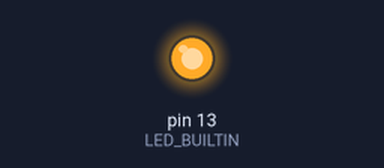
Bench run of a sketch on a simulated Arduino Uno, built with avr-gcc and run on an emulated ATmega328P. On the bench: output pins drawn as LEDs (lit = HIGH).

Above: at 1.8 s.
At 7.8 s:
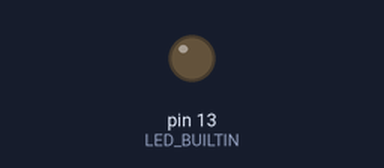
Timing chart, 0 to 11.1 s (numbered marks = the images above):
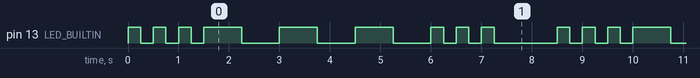

The sketch:

Lab1.ino
```cpp
/*void setup() { //Part 1a
  // put your setup code here, to run once:
  pinMode(LED_BUILTIN, OUTPUT);
}
void loop() {
  // put your main code here, to run repeatedly:
  digitalWrite(LED_BUILTIN, HIGH);
  delay(1000);
  digitalWrite(LED_BUILTIN, LOW);
  delay(1000);
}*/


void setup() { //Part 1b
  // put your setup code here, to run once:
  pinMode(LED_BUILTIN, OUTPUT);
}
void loop() {
  // put your main code here, to run repeatedly:
  for(int i=0; i<3; i++){
    digitalWrite(LED_BUILTIN, HIGH);
    delay(250);
    digitalWrite(LED_BUILTIN, LOW);
    delay(250);
  }

  for(int i=0; i<3; i++){
    digitalWrite(LED_BUILTIN, HIGH);
    delay(750);
    digitalWrite(LED_BUILTIN, LOW);
    delay(750);
  }

  for(int i=0; i<3; i++){
    digitalWrite(LED_BUILTIN, HIGH);
    delay(250);
    digitalWrite(LED_BUILTIN, LOW);
    delay(250);
  }

  delay(1000);

}


/*const byte LED = 11;
const byte SWU = 5;
const byte SWD = 3;
uint8_t dc = 128;
void setup() { //Part 2
  // put your setup code here, to run once:
  pinMode(LED, OUTPUT);
  pinMode(SWU, INPUT);
  pinMode(SWD, INPUT);
}
void loop() {
  // put your main code here, to run repeatedly:
  int up = digitalRead(SWU);
  int down = digitalRead(SWD);
  if(up){
    dc += 25;
  }
  if(down){
    dc -= 25;
  }

  analogWrite(LED, dc);
  delay(200);
}*/


/*const byte LED[] = {6,7,8,9};
void setup() { //Part 3
  // put your setup code here, to run once:
  for(int i=0; i<4; i++){
    pinMode(LED[i], OUTPUT);
  }
}
  for(int i=0; i<16; i++){
    if(i%2 > 0){
      digitalWrite(LED[0], HIGH);
    }
    else{
      digitalWrite(LED[0], LOW);
    }

    if(i%4 > 1){
      digitalWrite(LED[1], HIGH);
    }
    else{
      digitalWrite(LED[1], LOW);
    }

    if(i%8 > 3){
      digitalWrite(LED[2], HIGH);
    }
    else{
      digitalWrite(LED[2], LOW);
    }

    if(i%16 > 7){
      digitalWrite(LED[3], HIGH);
    }
    else{
      digitalWrite(LED[3], LOW);
    }

    delay(500);
  }
}*/
```

Measured:
- by itself, pin 13 (LED_BUILTIN): repeats every 8.5 s: 2 × (LOW 0.25 s, HIGH 0.25 s), LOW 0.25 s, 3 × (HIGH 0.75 s, LOW 0.75 s), 2 × (HIGH 0.25 s, LOW 0.25 s), HIGH 0.25 s, LOW 1.3 s, HIGH 0.25 s
- by itself, everything shown: repeats every 8.5 s, in 18 steps
